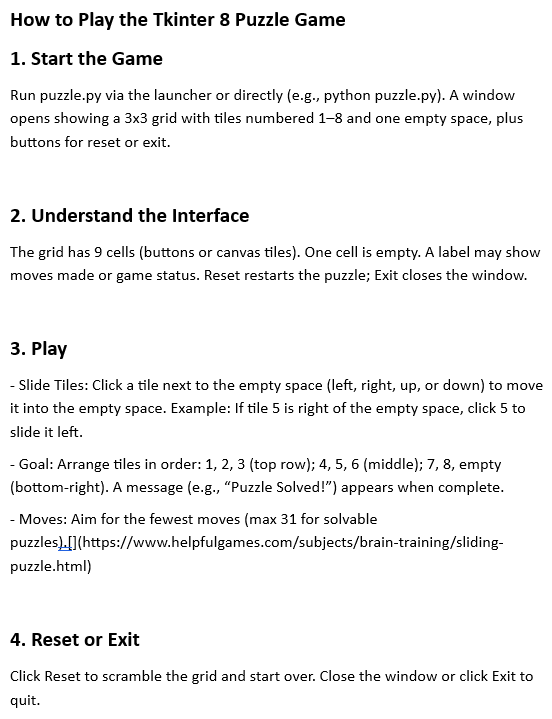
#> input picture images/how to play 8 puzzle.png, 552 x 719 px, found by its file name
$ python 'how to play 8 puzzle.py'
#> lines starting #> are read from the running program, lines starting #| are printed output that depends on the picture
import cv2
from tkinter import *
from PIL import Image,ImageTk
root1 = Tk ( )
root1.title ( 'How to Play Space Invader Game ' )
root1.geometry ( '800x780+360+0' )
root1.configure ( bg = "white" )
root1.resizable ( False , False )

ima = cv2.imread("C:/Users/sujal/PycharmProjects/Sem4 Python Project/images/how to play 8 puzzle.png" )
#> ima is the input picture: shape (719, 552, 3); mean B, G, R 242.5, 242.5, 242.5
imgr1 = cv2.resize ( ima , (800 , 780) )
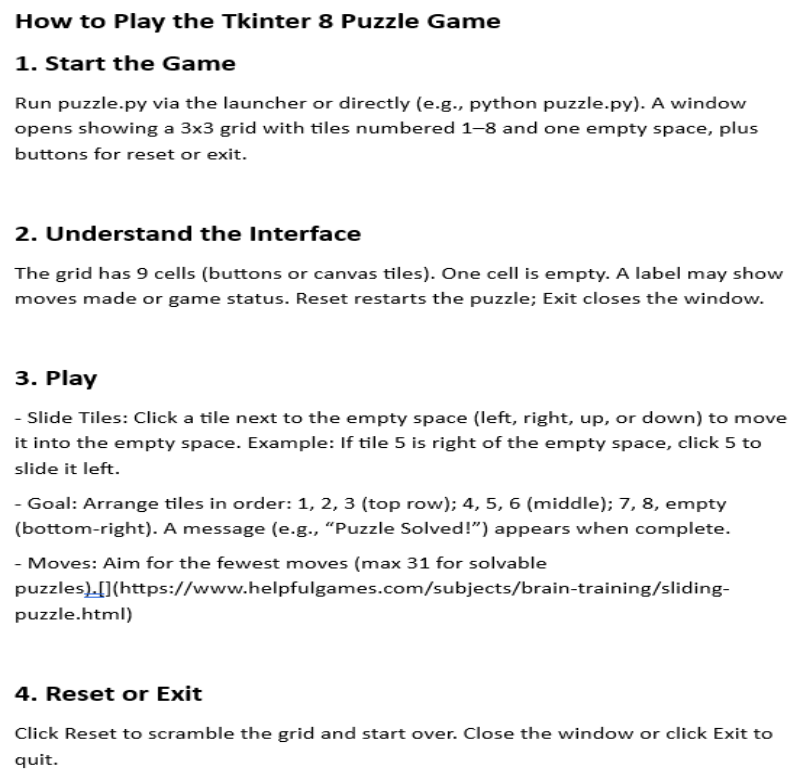
#> imgr1: shape (780, 800, 3); mean B, G, R 242.5, 242.5, 242.5
img_rgb1 = cv2.cvtColor ( imgr1 , cv2.COLOR_BGR2RGB )
img_tk = ImageTk.PhotoImage ( Image.fromarray ( img_rgb1 ) )

Label( root1,image = img_tk).place(x=0,y=5)
root1.mainloop()
